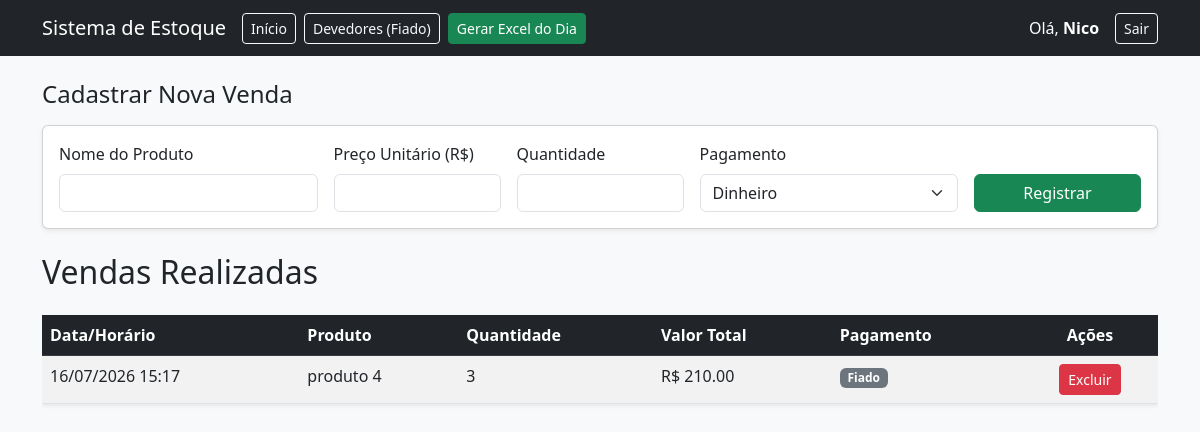
The app's page /registrarVendas (signed in) with its own data.
### app.py (models this page shows)
class Usuario(UserMixin, db.Model):
    id = db.Column(db.Integer, primary_key=True)
    username = db.Column(db.String(50), unique=True, nullable=False)
    senha = db.Column(db.String(50), nullable=False)
    produtos = db.relationship('Produto', backref='dono', lazy='select')
    vendas = db.relationship('Venda', backref='dono', lazy='select')
    fiados = db.relationship('Fiado', backref='dono', lazy='select')

class Venda(db.Model):
    id = db.Column(db.Integer, primary_key=True)
    produto_nome = db.Column(db.String(100), nullable=False)
    quantidade = db.Column(db.Integer, nullable=False)
    valor_total = db.Column(db.Float, nullable=False)
    pagamento = db.Column(db.String(50), nullable=False)
    data_venda = db.Column(db.DateTime, default=datetime.now)
    usuario_id = db.Column(db.Integer, db.ForeignKey('usuario.id'), nullable=False)

### app.py (the view, shortened to what this page needs)
@app.route('/registrarVendas', methods=['GET', 'POST'])
@login_required
def registrarVendas():
    vendas = Venda.query.filter_by(usuario_id=current_user.id).order_by(Venda.data_venda.desc()).all()
    return render_template('registrarVendas.html', vendas=vendas)

### app.py (called while the page is built)
@login_manager.user_loader
def load_user(user_id):
    return db.session.get(Usuario, int(user_id))

### templates/registrarVendas.html (shortened to what this page needs)
<!DOCTYPE html>
<html lang="pt-br">
<head>
    <link href="https://cdn.jsdelivr.net/npm/bootstrap@5.3.0/dist/css/bootstrap.min.css" rel="stylesheet">
</head>
<body class="bg-light">
    <nav class="navbar navbar-expand-lg navbar-dark bg-dark mb-4">
        <div class="container">
            <a class="navbar-brand" href="/">Sistema de Estoque</a>
            <div class="collapse navbar-collapse" id="navbarNav">
                <ul class="navbar-nav me-auto">
                    <li class="nav-item">
                        <a class="btn btn-outline-light btn-sm me-2" href="/">Início</a>
                    </li>
                    <li class="nav-item">
                        <a class="btn btn-outline-light btn-sm me-2" href="/fiados">Devedores (Fiado)</a>
                    </li>
                    <li class="nav-item">
                        <a class="btn btn-success btn-sm" href="/exportar_excel">Gerar Excel do Dia</a>
                    </li>
                </ul>
            </div>
            <div class="d-flex align-items-center">
                <span class="navbar-text me-3 text-white">
                    Olá, <strong>{{ current_user.username }}</strong>
                </span>
                <a href="/logout" class="btn btn-outline-light btn-sm">Sair</a>
            </div>
        </div>
    </nav>
    <div class="container">
        <h2 class="h4 mb-3">Cadastrar Nova Venda</h2>
        <div class="card card-body mb-4 shadow-sm">
            <form method="POST" class="row g-3" action="/registrarVendas">
                <div class="col-md-3">
                    <label for="nome" class="form-label">Nome do Produto</label>
                    <input type="text" name="nome" id="nome" class="form-control" required>
                </div>
                <div class="col-md-2">
                    <label for="preco" class="form-label">Preço Unitário (R$)</label>
                    <input type="number" step="0.01" name="preco" id="preco" class="form-control" required>
                </div>
                <div class="col-md-2">
                    <label for="quantidade" class="form-label">Quantidade</label>
                    <input type="number" step="1" name="quantidade" id="quantidade" class="form-control" required>
                </div>
                <div class="col-md-3">
                    <label for="pagamento" class="form-label">Pagamento</label>
                    <select name="pagamento" id="pagamento" class="form-select" required onchange="verificarFiado()">
                        <option value="Dinheiro">Dinheiro</option>
                    </select>
                </div>
                <div class="col-md-2 d-flex align-items-end">
                    <button type="submit" class="btn btn-success w-100">Registrar</button>
                </div>
            </form>
        </div>
        <h2>Vendas Realizadas</h2>
        <div class="table-responsive">
            <table class="table table-striped table-hover mt-3 bg-white shadow-sm">
                <thead class="table-dark">
                    <tr>
                        <th>Data/Horário</th>
                        <th>Produto</th>
                        <th>Quantidade</th>
                        <th>Valor Total</th>
                        <th>Pagamento</th>
                        <th class="text-center">Ações</th>
                    </tr>
                </thead>
                <tbody>
                    {% for venda in vendas %}
                    <tr>
                        <td>{{ venda.data_venda.strftime('%d/%m/%Y %H:%M') }}</td>
                        <td>{{ venda.produto_nome }}</td>
                        <td>{{ venda.quantidade }}</td>
                        <td>R$ {{ "%.2f"|format(venda.valor_total) }}</td>
                        <td><span class="badge bg-secondary">{{ venda.pagamento }}</span></td>
                        <td class="text-center">
                            <a href="/deletar_venda/{{venda.id}}" class="btn btn-danger btn-sm"
                                onclick="return confirm('Tem certeza que deseja excluir esta venda?')">Excluir</a>
                        </td>
                    </tr>
                    {% endfor %}
                </tbody>
            </table>
        </div>
    </div>
</body>
</html>

### records on screen
Usuario: username "Nico"
Venda: data_venda "16/07/2026 15:17", produto_nome "produto 4", quantidade "3", valor_total "210.00", pagamento "Fiado"
